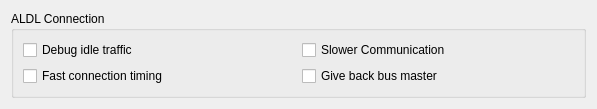
<?xml version="1.0" encoding="UTF-8"?>
<ui version="4.0">
 <class>settings_dialog</class>
 <widget class="QDialog" name="settings_dialog">
  <property name="geometry">
   <rect>
    <x>0</x>
    <y>0</y>
    <width>597</width>
    <height>100</height>
   </rect>
  </property>
  <property name="windowTitle">
   <string>flashhack config</string>
  </property>
  <layout class="QGridLayout" name="gridLayout_2">
   <item row="0" column="0">
    <widget class="QGroupBox" name="groupBox">
     <property name="enabled">
      <bool>true</bool>
     </property>
     <property name="title">
      <string>ALDL Connection</string>
     </property>
     <layout class="QGridLayout" name="gridLayout">
      <item row="0" column="1">
       <widget class="QCheckBox" name="aldl_slowcomm">
        <property name="toolTip">
         <string>&lt;html&gt;&lt;head/&gt;&lt;body&gt;&lt;p&gt;&lt;span style=&quot; color:#000000;&quot;&gt;ALDL_SLOW_MODE&lt;/span&gt;&lt;/p&gt;&lt;p&gt;&lt;span style=&quot; color:#000000;&quot;&gt;By default, there's a minimum delay of 10ms between requests as we test the bus to see if we are not the bus master.  If you're having bus or ECM issues, this option will slow down the rate of requests by an additional 50ms.&lt;/span&gt;&lt;/p&gt;&lt;/body&gt;&lt;/html&gt;</string>
        </property>
        <property name="text">
         <string>Slower Communication</string>
        </property>
       </widget>
      </item>
      <item row="0" column="0">
       <widget class="QCheckBox" name="aldl_idle_traffic">
        <property name="toolTip">
         <string>&lt;html&gt;&lt;head/&gt;&lt;body&gt;&lt;p&gt;ALDL_DISPLAY_IDLE_TRAFFIC&lt;/p&gt;&lt;p&gt;This dumps all of the traffic captured during initial connection to the COMM log. It would be helpful for diagnosing problems with the connection routine but otherwise useless.&lt;/p&gt;&lt;p&gt;Reccommend disabled.&lt;/p&gt;&lt;/body&gt;&lt;/html&gt;</string>
        </property>
        <property name="text">
         <string>Debug idle traffic</string>
        </property>
       </widget>
      </item>
      <item row="1" column="1">
       <widget class="QCheckBox" name="aldl_disconnect_properly">
        <property name="toolTip">
         <string>&lt;html&gt;&lt;head/&gt;&lt;body&gt;&lt;p&gt;&lt;span style=&quot; color:#000000;&quot;&gt;ALDL_DISCONNECT_PROPERLY&lt;/span&gt;&lt;/p&gt;&lt;p&gt;This setting will disconnect from the bus properly when disconnecting the serial interface, resuming normal ALDL traffic.  If this setting is disabled, the bus master should wake back up in a few seconds anyway.&lt;/p&gt;&lt;/body&gt;&lt;/html&gt;</string>
        </property>
        <property name="text">
         <string>Give back bus master</string>
        </property>
       </widget>
      </item>
      <item row="1" column="0">
       <widget class="QCheckBox" name="aldl_fastconnect">
        <property name="toolTip">
         <string>&lt;html&gt;&lt;head/&gt;&lt;body&gt;&lt;p&gt;ALDL_FAST_CONNECTION&lt;/p&gt;&lt;p&gt;This allows people with reasonably good serial interfaces, healthy ALDL busses, and low latency to potentially connect to the ALDL bus a bit more quickly.&lt;/p&gt;&lt;p&gt;Reccommended for low latency FTDI interfaces.&lt;/p&gt;&lt;p&gt;It should be fairly safe, but if you have a slow computer or interface, it's possible that the default would be better. Use at your own risk.&lt;/p&gt;&lt;/body&gt;&lt;/html&gt;</string>
        </property>
        <property name="text">
         <string>Fast connection timing</string>
        </property>
       </widget>
      </item>
     </layout>
    </widget>
   </item>
  </layout>
 </widget>
 <resources/>
 <connections/>
</ui>
